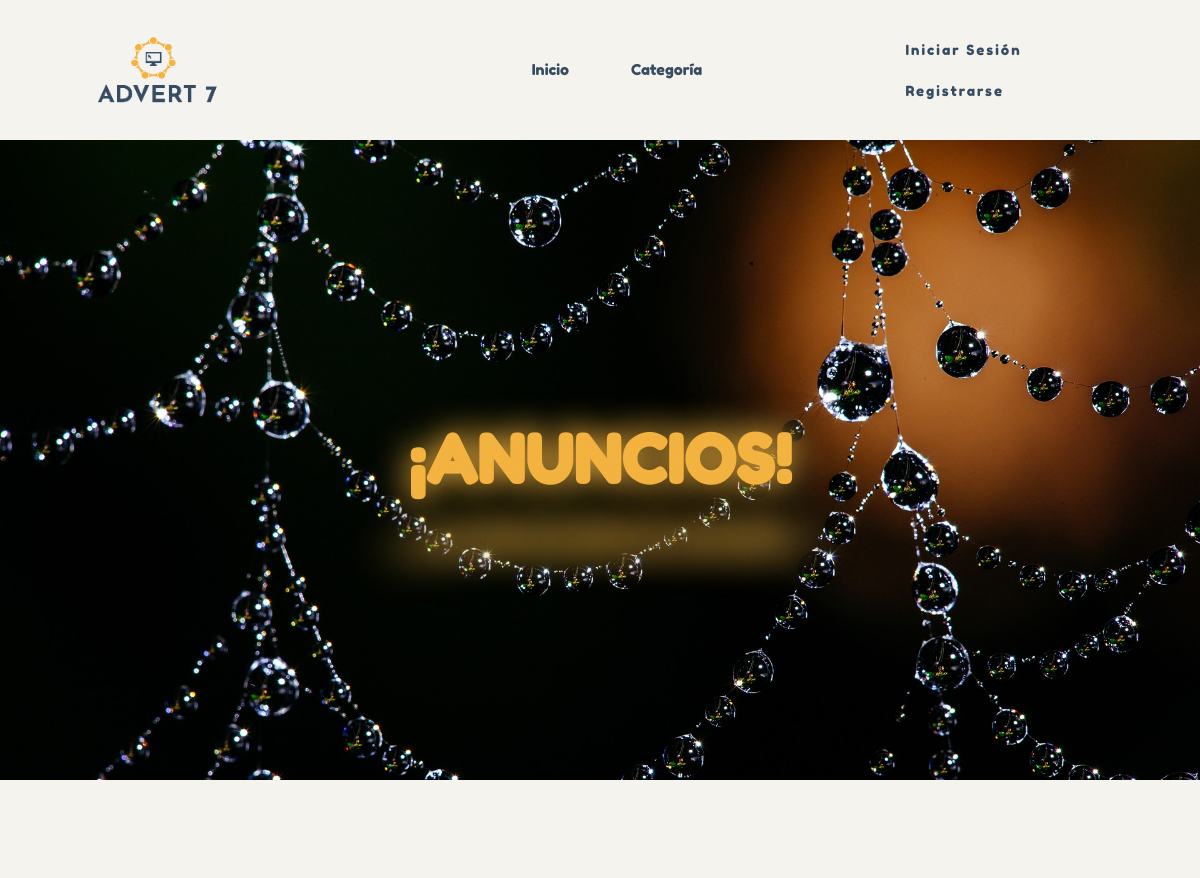
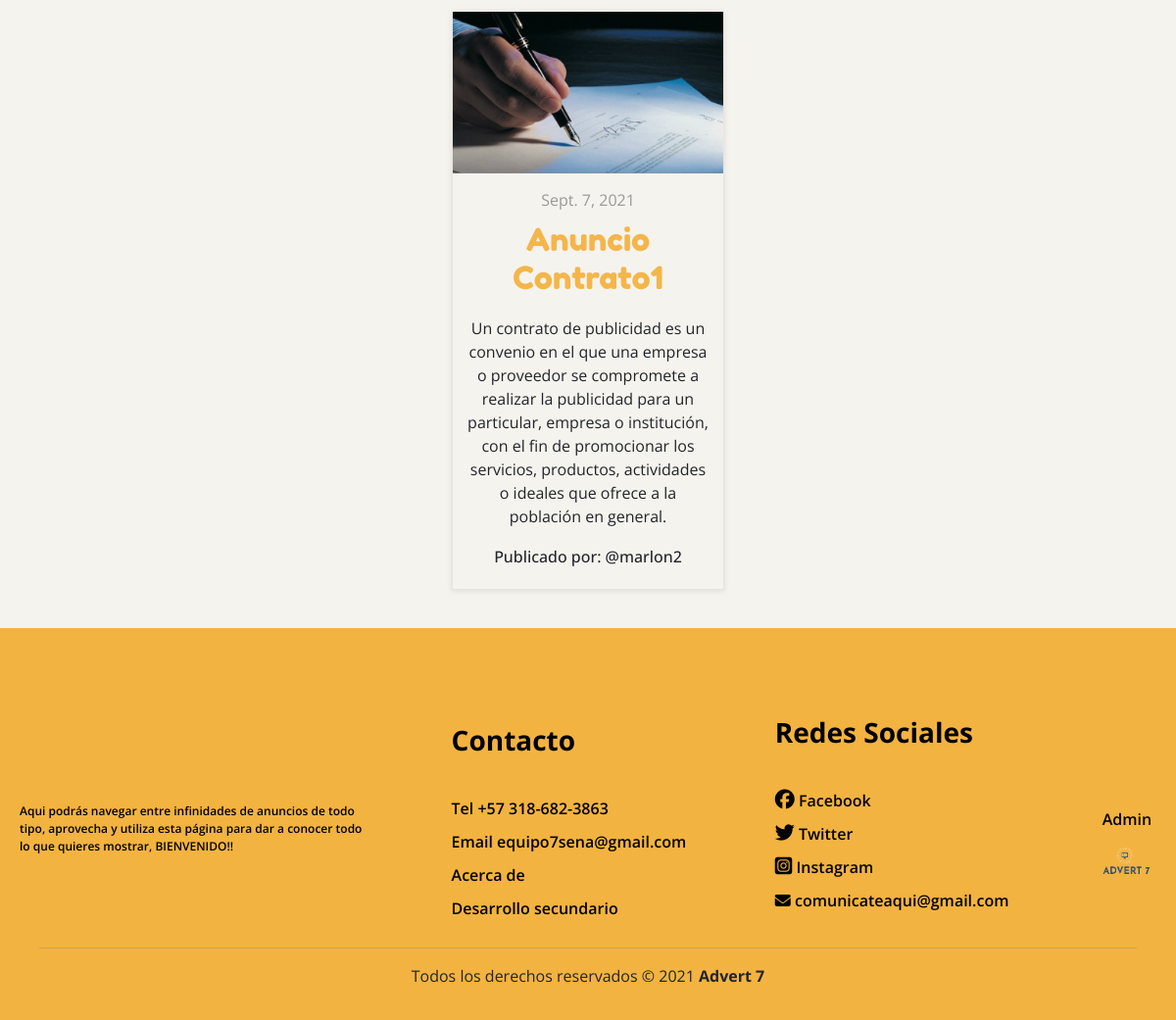
/cate/12/, run on the app's committed database (2 pictures, top to bottom).
### app/models.py (models this page shows, shortened)
class producto(models.Model):
    nombre=models.CharField(max_length=50)
    username=models.CharField(max_length=100)
    precio=models.IntegerField(null=True)
    descripcion=models.TextField()
    nuevo=models.BooleanField()
    categoria=models.ForeignKey(Categoria, on_delete=models.PROTECT)
    fecha_fabricacion=models.DateField(auto_now=True)
    telefono=models.CharField(null=True, max_length=10)
    imagen=models.ImageField(upload_to="productos", null="True")

### app/views.py (the view)
# urls.py: path('cate/<id>/', cate, name='cate'),
def cate(request, id):
    productos = producto.objects.filter(categoria=id)
    categorias= Categoria.objects.all()
    data ={
        'productos': productos,
        'categorias': categorias
    }
    return render (request, 'cate.html', data)

### app/templates/cate.html (shortened to what this page needs)
{% extends 'base.html' %}
{% load static %}
{% block css %}
<link rel="stylesheet" href="https://cdn.jsdelivr.net/bxslider/4.2.12/jquery.bxslider.css">
{% endblock %}
{% block content %}
{% load humanize %}
<div class="container">
    <span style="--l: '¡A';">¡A</span>
    <span style="--l: 'N';">N</span>
    <span style="--l: 'U';">U</span>
    <span style="--l: 'N';">N</span>
    <span style="--l: 'C';">C</span>
    <span style="--l: 'I';">I</span>
    <span style="--l: 'O';">O</span>
    <span style="--l: 'S!';">S!</span>
</div>
<div class="box">
    <div class="productos">
        {% for p in productos %}
        <div class="producto">
            <div class="contenedor_producto">
                {% if p.imagen %}
                <div class="post-header">
                    <img id="img_pro" src="{{p.imagen.url}}" alt="imagen producto">
                </div>
                {% endif %}
                <div class="detalle">
                    <span>{{p.fecha_fabricacion}}</span>
                    <h2>{{p.nombre | title}}</h2>
                    <p>{{p.descripcion}}</p>
                    <h6>Publicado por: @{{p.username}}</h6>
                </div>
            </div>
        </div>
    {% endfor %}
    </div>
</div>
{% endblock %}

### app/static/css/estilos.css (style rules this page uses)
* { margin:0; padding:0; }
body { *background-image:url(../img/peri_fondo.jpg); *background-size: cover; background: rgba(245,243,238,255); font-family: 'Open Sans', sans-serif; margin:0; padding:0; }
h1,h2 { font-family: Fredoka One; text-align: center; color:rgb(244,182,75) ; }
.container { min-height: 80vh; max-width: 1345px; width: 100%; display: flex; justify-content: center; align-items: center; background-image: url(../img/fondo-titulo2.jpg); background-size: cover; margin-bottom: 100px; }
.container span { font-size: 50pt; font-weight: bold; position: relative; font-family:"Fredoka One"; cursor:pointer; transition: all 300ms ease-in-out; }
.container span::before { content: var(--l); position: absolute; transform: scale(1.1); filter: blur(15px); }
.container span::after { content: var(--l); position: absolute; top: 80%; left: 0; filter: blur(30px); transform: rotateX(50deg); }
.container span:nth-child(1) { color:rgba(243,179,64,255); }
.container span:nth-child(2) { color:rgba(243,179,64,255); }
.container span:nth-child(3) { color:rgba(243,179,64,255); }
.container span:nth-child(4) { color:rgba(243,179,64,255); }
.container span:nth-child(5) { color:rgba(243,179,64,255); }
.container span:nth-child(6) { color:rgba(243,179,64,255); }
.container span:nth-child(7) { color:rgba(243,179,64,255); }
.container span:nth-child(8) { color:rgba(243,179,64,255); }
#contenido .box { *margin:auto; }
.productos { position: relative; display: flex; flex-wrap: wrap; justify-content: center; background-color: rgba(245,243,238,255); margin-bottom: 30px; }
.producto { width: 23%; margin-top: 20px; margin:10px; border-radius: 1rem; height: 20%; }
.contenedor_producto { box-shadow: 0 1px 6px 1px rgba(0, 0, 0, .1); overflow:hidden; transition: .2s; }
.detalle { padding:15px; text-align: center; }
.detalle span { display:inline-block; color:#999; margin-bottom:10px; }
.detalle h2 { margin-bottom:20px; }
.detalle p { line-height: 1.5; margin-bottom:20px; }
.producto img { width: 100%; height: 100%; object-fit: cover; transition: .2s; }
.post-header { width: 100%; height: 100%; overflow: hidden; cursor:pointer; }

### data on the page
producto: imagen (picture), fecha_fabricacion "Sept. 7, 2021", nombre "Anuncio Contrato1", descripcion "Un contrato de publicidad es un convenio en el que una empresa o proveedor se compromete a realizar la publicidad para un particular, empresa o institución, con el fin de promocionar los servicios, productos, actividades o ideales que ofrece a la población en general.", username "marlon2"
